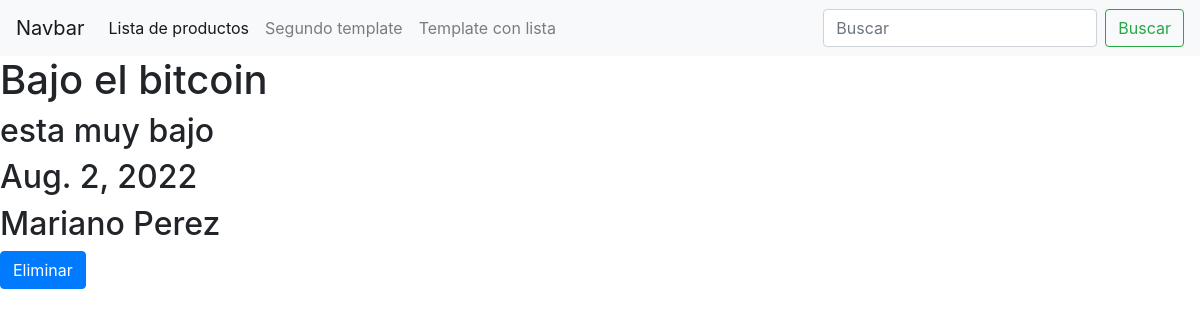
The app's page /articles/detail-article/1/ with its own data.
### blog/models.py (models this page shows, shortened)
class Articles(models.Model):
    title=models.CharField(max_length=40)
    description=models.CharField(max_length=1000)
    creation_date=models.DateField(auto_now_add=True)
    author=models.CharField(max_length=50)
    class Meta:
        verbose_name= "Article"
        verbose_name_plural= "Articles"

### blog/views.py (the view)
# urls.py: path("detail-article/<int:pk>/",Detail_article.as_view(), name="Detail_article"),
class Detail_article(DetailView):
    model= Articles
    template_name="articles/detail_articles.html"

### templates/articles/detail_articles.html (shortened to what this page needs)
{% extends 'base.html' %}
{% block contenido_que_cambia %}
    <h1>{{object.title}}</h1>
    <h2>{{object.description}}</h2>
    <h2>{{object.creation_date}}</h2>
    <h2>{{object.author}}</h2>
    <a href="/articles/delete-article/{{object.id}}/" class="btn btn-primary">Eliminar</a>
{% endblock %}

### records on screen
Articles: title "Bajo el bitcoin", description "esta muy bajo", creation_date "Aug. 2, 2022", author "Mariano Perez"
